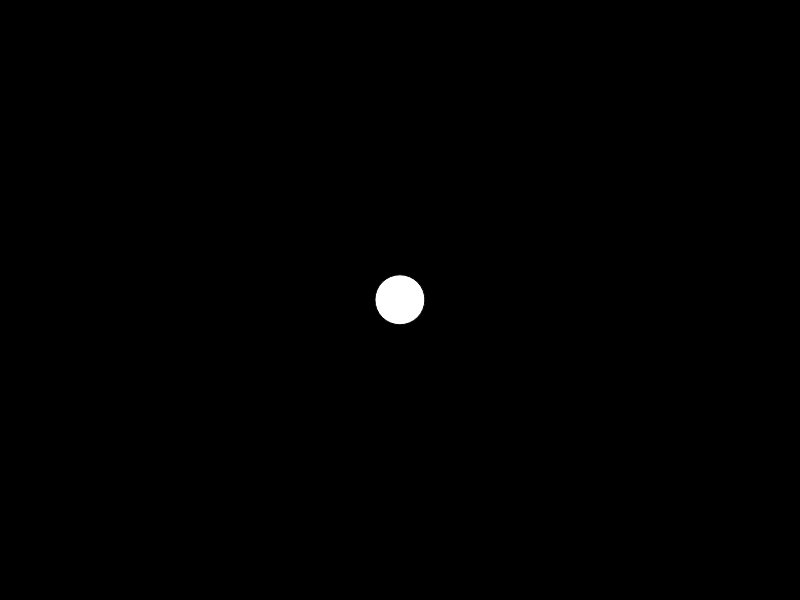
Frame 1 (no input)
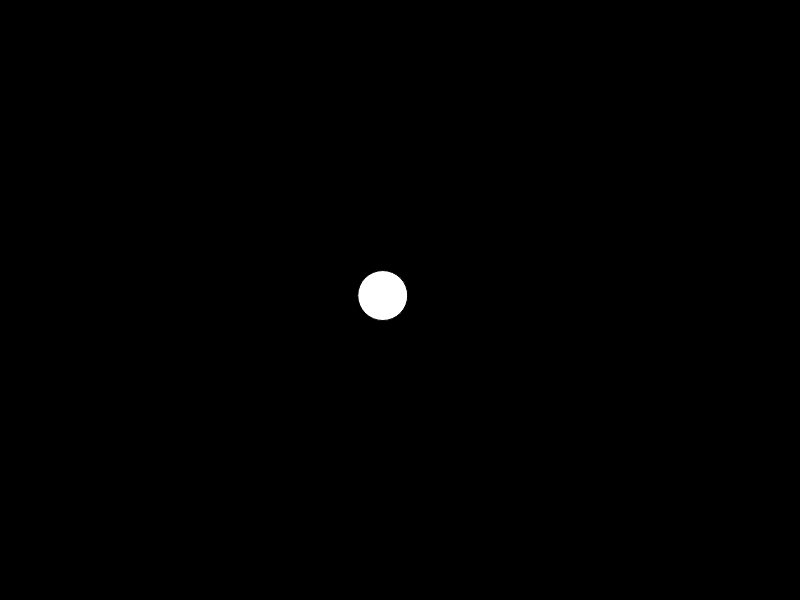
Frame 60 (no input)
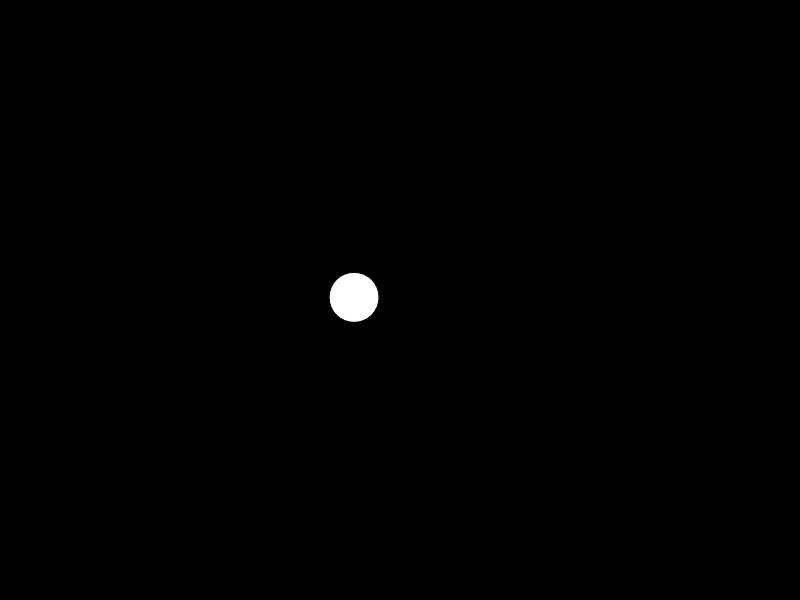
Frame 120 (the mouse pressed at the canvas centre since frame 60)

The p5.js sketch that drew these frames (run headless with seeded random() and noise() and a simulated clock; from frame 60 on, the mouse is pressed at the canvas centre):

// p5.js sketch
// ── sketch.js
var w;

function setup() {
  createCanvas(800, 600);
  w = new Walker();
}

function draw() {
  background(0);
  //update the position of the walker
  w.update();
  //draw the walker
  w.display();
}


function Walker() {
  this.pos = createVector(width/2, height/2);
  this.vel = createVector(0, 0);
  
  this.display = function() {
    fill(255);
    ellipse(this.pos.x, this.pos.y, 50, 50);
  }
  
  this.update = function() {
    //randomize the acceleration
    // this.acc = createVector(random(-1,1), random(-1,1));
    //could randomize based on angle/theta/direction using radians
    this.acc = p5.Vector.fromAngle(random(TWO_PI));
    //use a scalar on the magnitude of the vector to adjust severity of movement
    this.acc.mult(.25);
    //accelration changes the velocity
    this.vel.add(this.acc);
    //velocity changes the position
    this.pos.add(this.vel);
  }
}
